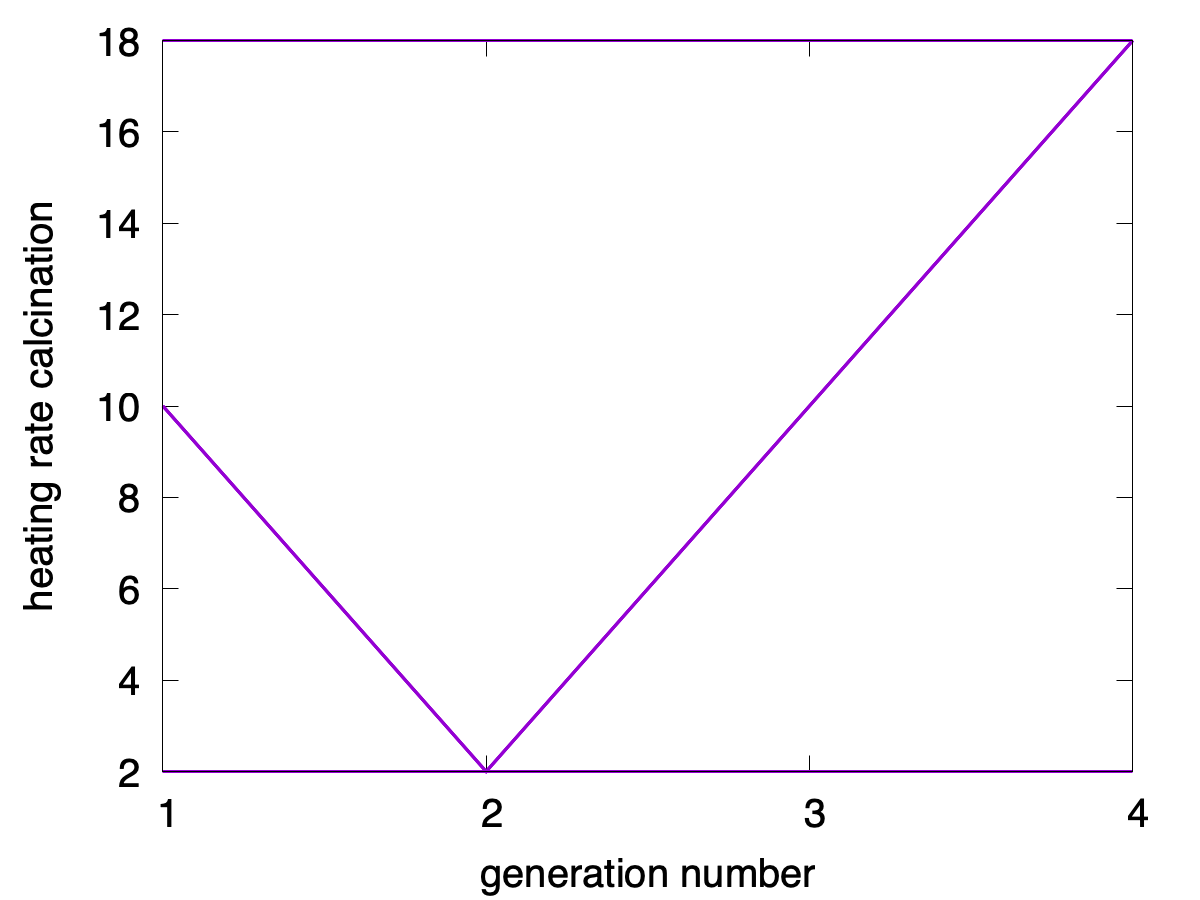

Generate this figure with gnuplot:
#!/usr/bin/gnuplot 

set term pngcairo size 1200, 900 font ",30"
set out "gen-vcal.png"
#set term svg
#set out "gen-vcal.svg"
filename="../../db_final.gen.tsv"
width=3
set xlabel "generation number"
set ylabel "heating rate calcination"  
set xtics 0,1
#set range

plot [1:4] filename u 1:12 w l lw width notitle

#pause -1
